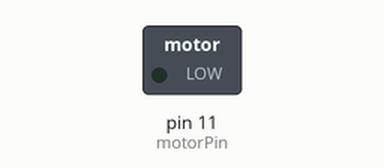
The sketch below on a simulated Arduino Uno, built with avr-gcc and run on an emulated ATmega328P. On the bench: switched loads named in the sketch (green lamp = pin HIGH).

Above: at 0.05 s.
At 2.35 s:
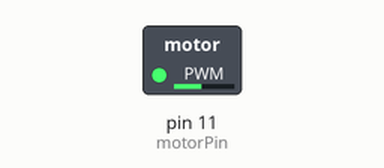
At 4.7 s:
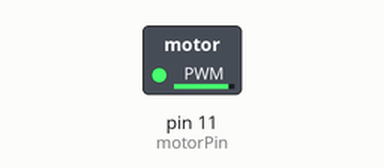
At 9.4 s:
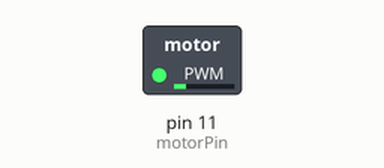
Timing chart, 0 to 14.8 s (numbered marks = the images above):
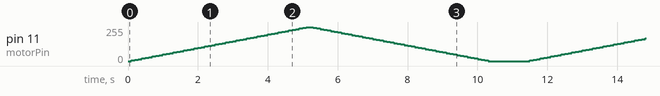

The sketch:

FET_CONTROL_OK.ino
```cpp
const int motorPin = 11;  // PWM pin connected to gate

void setup() {
  pinMode(motorPin, OUTPUT);
}

void loop() {
  // Accelerate motor
  for(int speed = 0; speed <= 255; speed += 5){
    analogWrite(motorPin, speed);
    delay(100);
  }

  // Decelerate motor
  for(int speed = 255; speed >= 0; speed -= 5){
    analogWrite(motorPin, speed);
    delay(100);
  }
  delay(1000);  // Pause between cycles
}
```
